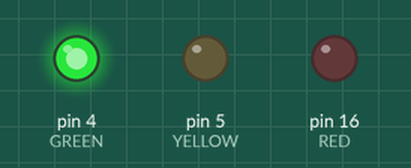
Recording of a sketch running on a simulated Arduino Uno, built with avr-gcc and run on an emulated ATmega328P. Shown: output pins drawn as LEDs (lit = HIGH).

Above: at 2.5 s.
At 5.5 s:
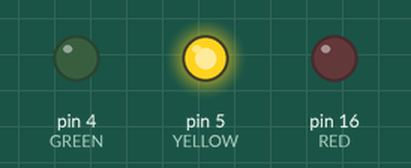
At 8.0 s:
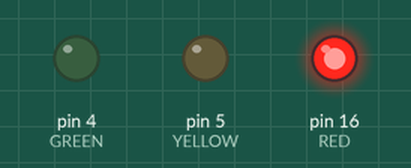
Timing chart, 0 to 13.0 s (numbered marks = the images above):
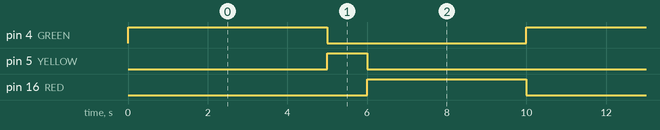

The sketch:

traffic-light-basic.ino
```cpp
/*
 * Display green light for 5 seconds,
 * yellow light for 1 second, and
 * red light for 4 seconds.
 *
 * See https://github.com/NathanBak/traffic-lights
 * for setup instructions.
 */

// Give pins meaningful names
static const uint8_t RED    = 16;  // D0
static const uint8_t YELLOW =  5;  // D1
static const uint8_t GREEN  =  4;  // D2

void setup() {
  // Prepare pins to "write" in output mode
  pinMode(RED, OUTPUT);
  pinMode(YELLOW, OUTPUT);
  pinMode(GREEN, OUTPUT);
}

void loop() {
  digitalWrite(GREEN, HIGH);
  delay(5000); // 5 seconds
  digitalWrite(GREEN, LOW);
  digitalWrite(YELLOW, HIGH);
  delay(1000); // 1 second
  digitalWrite(YELLOW, LOW);
  digitalWrite(RED, HIGH);
  delay(4000); // 4 seconds
  digitalWrite(RED, LOW);
}
```

Measured:
- by itself, pin 4 (GREEN): alternates HIGH for 5.0 s and LOW for 5.0 s
- by itself, pin 5 (YELLOW): alternates HIGH for 1.0 s and LOW for 9.0 s
- by itself, pin 16 (RED): alternates HIGH for 4.0 s and LOW for 6.0 s
